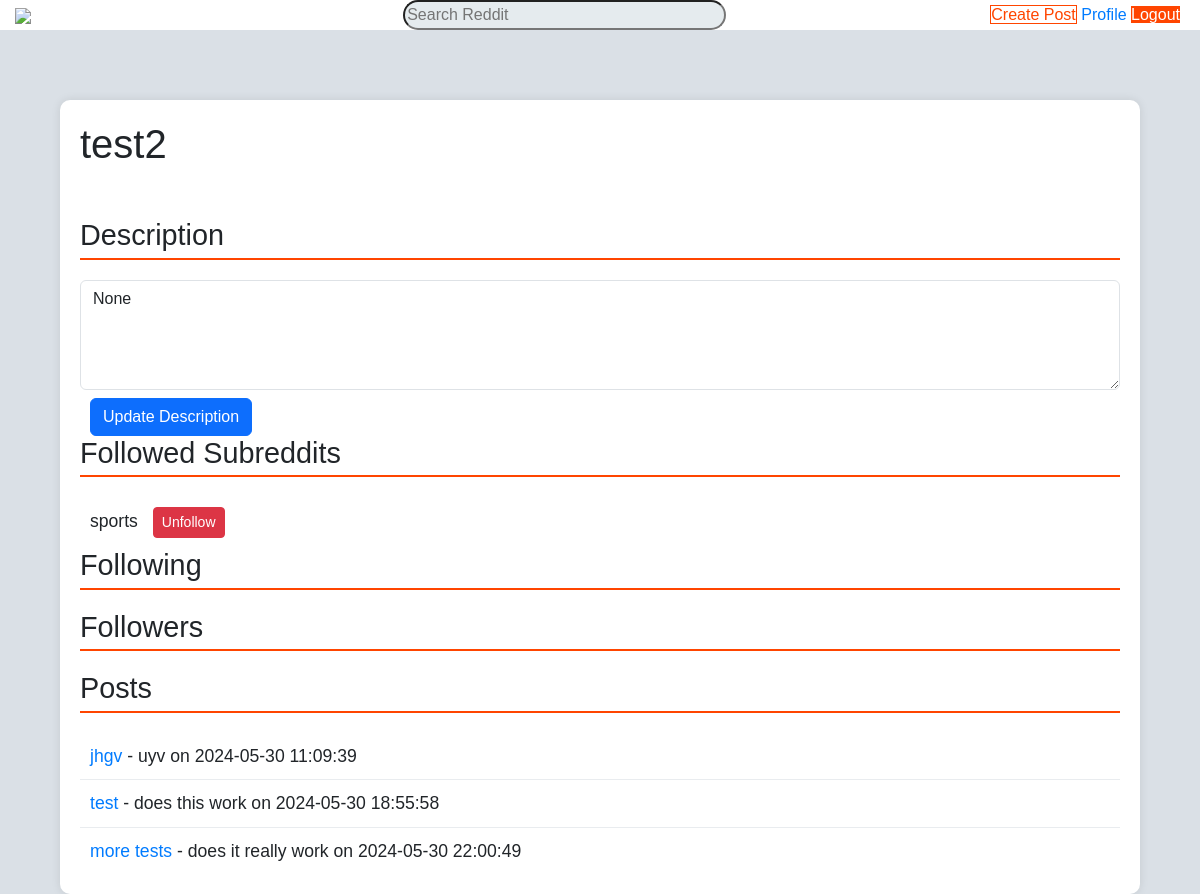
The page /profile/2 (signed in) on the database as committed earlier.
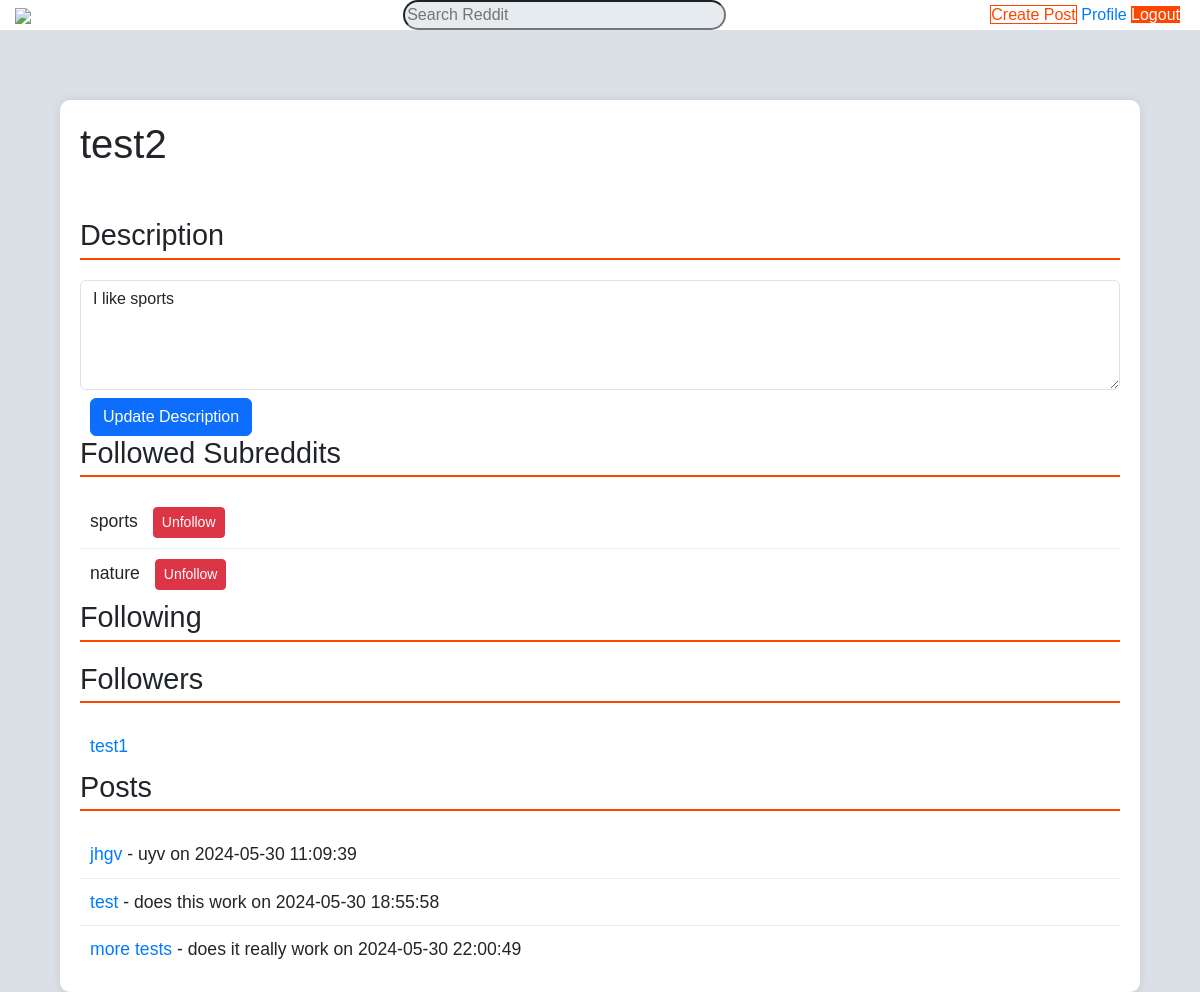
The same page on the database as committed later.
### tables this page shows
CREATE TABLE users (
    id INTEGER PRIMARY KEY AUTOINCREMENT,
    username TEXT NOT NULL UNIQUE,
    email TEXT NOT NULL,
    password TEXT NOT NULL,
    description TEXT,
    created_at TIMESTAMP DEFAULT CURRENT_TIMESTAMP
, profile_picture TEXT);

CREATE TABLE subreddits (
    id INTEGER PRIMARY KEY AUTOINCREMENT,
    name TEXT NOT NULL UNIQUE,
    description TEXT
);

CREATE TABLE posts (
    id INTEGER PRIMARY KEY AUTOINCREMENT,
    title TEXT NOT NULL,
    content TEXT NOT NULL,
    user_id INTEGER NOT NULL,
    upvotes INTEGER NOT NULL,
    downvotes INTEGER NOT NULL,
    post_time TIMESTAMP DEFAULT CURRENT_TIMESTAMP,
    subreddit TEXT NOT NULL,
    image_url TEXT,
    FOREIGN KEY (user_id) REFERENCES users(id),
    FOREIGN KEY (subreddit) REFERENCES subreddits(name)
);

### app.py (the view)
@app.route('/profile/<int:user_id>', methods=['GET'])
def profile(user_id):
    current_user_id = request.cookies.get('user_id')
    is_own_profile = current_user_id == str(user_id)
    db = DatabaseWorker('Reddit.db')
    user = db.search(query=f"SELECT username, description FROM users WHERE id={user_id}", multiple=False)
    subreddits = db.search(query=f"SELECT subreddits.name FROM subreddits JOIN user_subreddits ON subreddits.id = user_subreddits.subreddit_id WHERE user_subreddits.user_id={user_id}", multiple=True)
    following = db.search(query=f"SELECT users.username, users.id FROM users JOIN user_followers ON users.id = user_followers.user_id WHERE user_followers.follower_id={user_id}", multiple=True)
    followers = db.search(query=f"SELECT users.username, users.id FROM users JOIN user_followers ON users.id = user_followers.follower_id WHERE user_followers.user_id={user_id}", multiple=True)
    posts = db.search(query=f"SELECT id, title, content, post_time FROM posts WHERE user_id={user_id}", multiple=True)
    is_following = db.search(query=f"SELECT 1 FROM user_followers WHERE user_id={user_id} AND follower_id={current_user_id}", multiple=False) is not None
    db.close()
    return render_template('profile.html', user=user, subreddits=subreddits, following=following, followers=followers, posts=posts, is_own_profile=is_own_profile, is_following=is_following, user_id=user_id)

### tools.py (called while the page is built)
    def search(self, query:str, multiple=False):
        results = self.cursor.execute(query)
        if multiple:
            return results.fetchall()  # return multiple rows
        return results.fetchone()  # return a single value

    def close(self):
        self.connection.close()

### templates/profile.html (shortened to what this page needs)
<!DOCTYPE html>
<html lang="en">
<head>
  <link href="https://cdn.jsdelivr.net/npm/bootstrap@5.3.3/dist/css/bootstrap.min.css" rel="stylesheet">
  <link rel="stylesheet" href="{{ url_for('static', filename='profile.css') }}">
</head>
<body>
  <nav class="navbar">
    <a href="{{ url_for('home') }}"><img src="{{ url_for('static', filename='reddit-logo.jpg') }}" class="logo"></a>
    <form>
      <label class="search-bar"><input type="text" class="search" placeholder="Search Reddit"></label>
    </form>
    <div class="user-actions">
      <a href="{{ url_for('create_post') }}" class="create_post">Create Post</a>
      <a href="{{ url_for('profile', user_id=request.cookies.get('user_id')) }}" class="profile">Profile</a>
      <a href="{{ url_for('logout') }}" class="logout">Logout</a>
    </div>
  </nav>
  <main>
    <div class="container">
      <div class="profile-header">
        <h1>{{ user[0] }}</h1>
      </div>
      <div class="section">
        <h2>Description</h2>
        {% if is_own_profile %}
        <form method="post" action="{{ url_for('update_description', user_id=user_id) }}">
          <textarea name="description" id="description" rows="4" class="form-control" required>{{ user[1] }}</textarea>
          <button type="submit" class="btn btn-primary mt-2">Update Description</button>
        </form>
        {% else %}
        <p>{{ user[1] }}</p>
        {% endif %}
      </div>
      <div class="section">
        <h2>Followed Subreddits</h2>
        <ul class="list-group">
          {% for subreddit in subreddits %}
          <li class="list-group-item">
            {{ subreddit[0] }}
            {% if is_own_profile %}
            <form method="post" action="{{ url_for('unfollow_subreddit', subreddit_name=subreddit[0]) }}" class="inline-form">
              <button type="submit" class="btn btn-danger btn-sm">Unfollow</button>
            </form>
            {% endif %}
          </li>
          {% endfor %}
        </ul>
      </div>
      <div class="section">
        <h2>Following</h2>
      </div>
      <div class="section">
        <h2>Followers</h2>
        <ul class="list-group">
          {% for follower in followers %}
          <li class="list-group-item"><a href="{{ url_for('profile', user_id=follower[1]) }}">{{ follower[0] }}</a></li>
          {% endfor %}
        </ul>
      </div>
      <div class="section">
        <h2>Posts</h2>
        <ul class="list-group">
          {% for post in posts %}
          <li class="list-group-item">
            <a href="{{ url_for('view_post', post_id=post[0]) }}">{{ post[1] }}</a> - {{ post[2] }} on {{ post[3] }}
          </li>
          {% endfor %}
        </ul>
      </div>
    </div>
  </main>
</body>
</html>

### static/profile.css (style rules this page uses)
body { font-family: Arial, sans-serif; background-color: #dae0e6; margin: 0; }
.container { max-width: 90%; margin: 0 auto; background-color: white; padding: 20px; margin-top: 100px; border-radius: 10px; box-shadow: 0 0 10px rgba(0, 0, 0, 0.1); }
.profile-header { display: flex; align-items: center; justify-content: space-between; margin-bottom: 40px; }
.navbar { margin: 0; padding: 0; border: 0; font-size: 100%; font: inherit; vertical-align: baseline; justify-content: space-between; align-items: center; position: fixed; width: 100%; z-index: 1000; }
.logo { width: 100px; margin-left: 15px; }
.navbar { background-color: #ffffff; display: flex; flex-direction: row; overflow: hidden; position: fixed; top: 0; width: 100%; }
.search { width: 150%; height: 30px; margin: 0 auto; border: auto; border-radius: 20px; right: 40%; background: #e5ebee; background-image: url(https://cdn-icons-png.freepik.com/256/54/54481.png?semt=ais_hybrid); position: left; background-size: 20px; background-repeat: no-repeat; }
button { margin-left: 10px; padding: 5px 10px; border: none; border-radius: 3px; cursor: pointer; }
.create_post { background-color: white; border: 1px solid black; color: #ff4500; border-color: #ff4500; }
.logout { background-color: #ff4500; border: 0px solid black; color: white; margin-right: 20px; }
.profile-header h1 { font-size: 2.5em; margin-bottom: 10px; }
.section h2 { font-size: 1.8em; margin-bottom: 20px; border-bottom: 2px solid #ff4500; padding-bottom: 5px; }
.list-group-item { font-size: 1.1em; padding: 10px; border: none; border-bottom: 1px solid #e9ecef; }
.list-group-item:last-child { border-bottom: none; }
.inline-form { display: inline; }
a { color: #007bff; text-decoration: none; }

Rows that differ between the two databases and show on the page:
changed users "test2": description (not shown) → "I like sports"
now on this page (row unchanged): subreddits: name "nature"
added users: username "test1"
Other text that changed with them:
form field description: "None" → (not shown)
